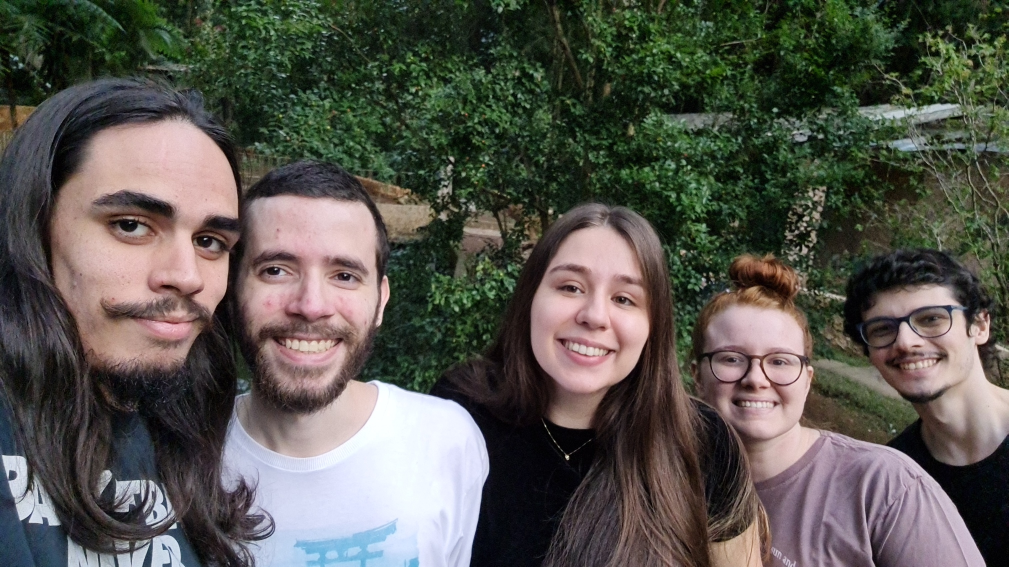
#> input picture Face_recognition/teste/teste1.jpg, 2017 x 1134 px (shown at 1/2 size)
$ python -i identificar.py   (imports and definitions only)
#> lines starting #> are read from the running program, lines starting #| are printed output that depends on the picture; after the words box and inside, x2 and y2 are one past the last pixel; in counts of white or black regions, pixels touching at a corner belong together
#> further down, picture is the input picture: shape (1134, 2017, 3); mean B, G, R 79.2, 86.2, 87.7
import cv2 as cv
import numpy as np

faceCascade = cv.CascadeClassifier(r'haar_face.xml')
face_recognizer = cv.face.LBPHFaceRecognizer_create()
# [1 line not run here, left out]
TOLERANCIA = 100

verdeClaro = (29, 86, 6)  # modificar para um ajuste
verdeEscuro = (64, 255, 255)


def pessoa(frame, pessoas):
    gray = cv.cvtColor(frame, cv.COLOR_BGR2GRAY)

    faces = faceCascade.detectMultiScale(
        gray,
        scaleFactor=1.1,
        minNeighbors=5,
        minSize=(30, 30),

    )

    for (x, y, w, h) in faces:

        faces_roi = gray[y:y+h, x:x+w]

        label, confidence = face_recognizer.predict(faces_roi)
        print(f'Label = {pessoas[label]} with a confidence of {confidence}')
        if confidence > TOLERANCIA:
            continue
        cv.putText(frame, str(pessoas[label]), (x, y),
                   cv.FONT_HERSHEY_COMPLEX, 1.0, (255, 0, 0), thickness=1)
        cv.putText(frame, str(confidence)[:2], (x, y+h),
                   cv.FONT_HERSHEY_COMPLEX, 1.0, (255, 0, 0), thickness=1)

        cv.rectangle(frame, (x, y), (x+w, y+h), (255, 0, 0), thickness=1)

    return frame


def bola(frame):
    # aplica mascara das cores
    hsv = cv.cvtColor(frame, cv.COLOR_BGR2HSV)
#> hsv: shape (1134, 2017, 3); mean H, S, V 69.1, 81.6, 97.3
    mask = cv.inRange(hsv, verdeClaro, verdeEscuro)
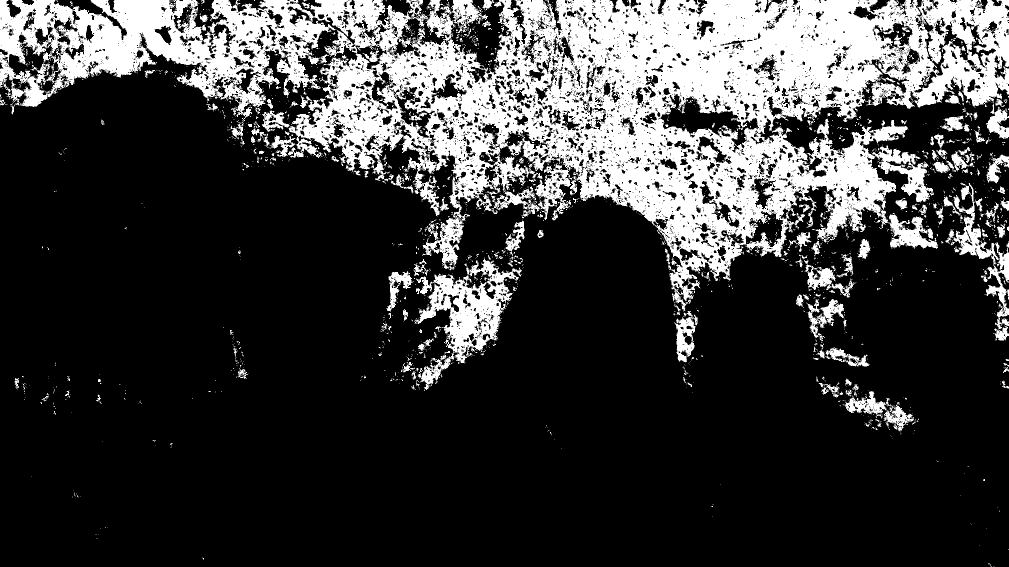
#> mask: shape (1134, 2017) (shown at 1/2 size); 23.5% white; 2540 white regions (2288 under 20 px), largest, box (x1, y1, x2, y2) and area: (0, 0, 2017, 623) 469030, (830, 515, 1044, 727) 16684, (1906, 366, 2017, 659) 6291
    # filtra a imagem
    mascE = cv.erode(mask, None, iterations=2)
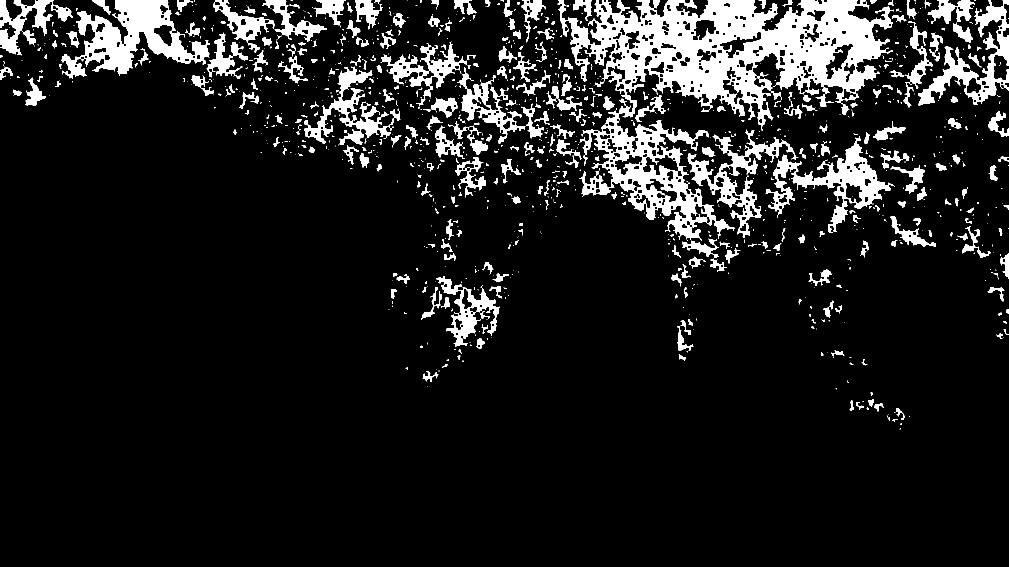
#> mascE: shape (1134, 2017) (shown at 1/2 size); 10.8% white; 1181 white regions (805 under 20 px), largest, box (x1, y1, x2, y2) and area: (1115, 0, 1787, 481) 97537, (123, 0, 420, 157) 18731, (1531, 272, 1788, 466) 11352
    mascD = cv.dilate(mascE, None, iterations=2)
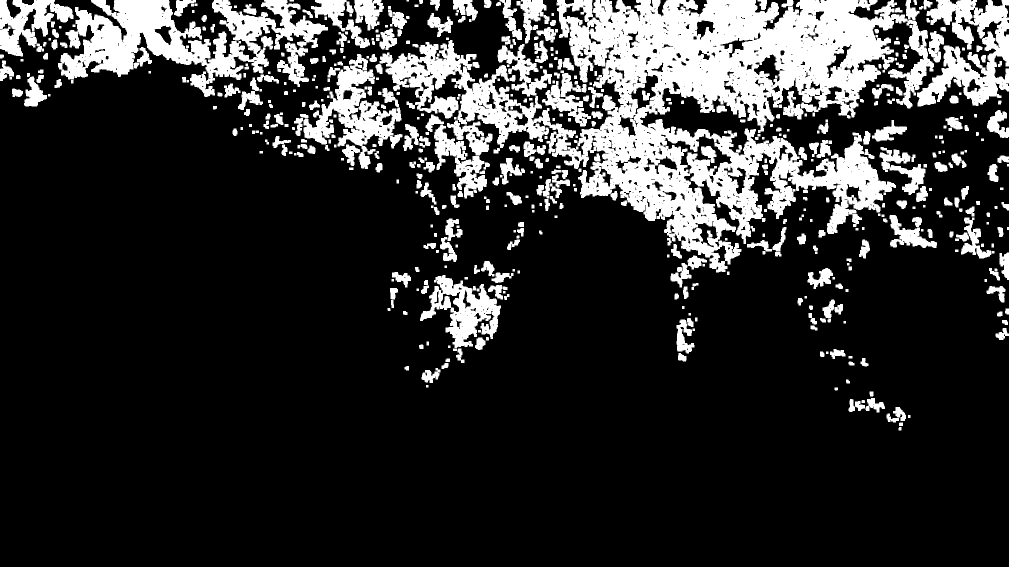
#> mascD: shape (1134, 2017) (shown at 1/2 size); 18.7% white; 551 white regions (3 under 20 px)
    # acha os contornos
    cnts = cv.findContours(mascD.copy(), cv.RETR_EXTERNAL,
                           cv.CHAIN_APPROX_SIMPLE)[-2]
#> cnts = 547 contours, 86 with area under 20; largest, box (x1, y1, x2, y2) and area: (759, 0, 1868, 545) 236464, (116, 0, 656, 194) 42590, (1834, 0, 2017, 213) 19260, (607, 108, 805, 338) 15474, (840, 550, 1002, 696) 10798
    # se tiver achado alguma coisa
    if len(cnts) > 0:

        c = max(cnts, key=cv.contourArea)
#> c = contour of 6345 points, box (x1, y1, x2, y2) (759, 0, 1868, 545), area 236464
        ((x, y), radius) = cv.minEnclosingCircle(c)
#> x = 1313; y = 127.5; radius = 554

        if (radius < 300) & (radius > 10):

            cv.circle(frame, (int(x), int(y)), int(radius), (252, 127, 3), 2)
            cv.putText(frame, "X: " + str(int(x))+" Y: "+str(int(y)), (50, 50),
                       cv.FONT_HERSHEY_COMPLEX, 1.0, (252, 127, 3), thickness=1)
            #print(int(x), int(y))

    return frame

>>> import cv2
>>> picture = cv2.imread('../../Face_recognition/teste/teste1.jpg')
>>> result = bola(picture)
